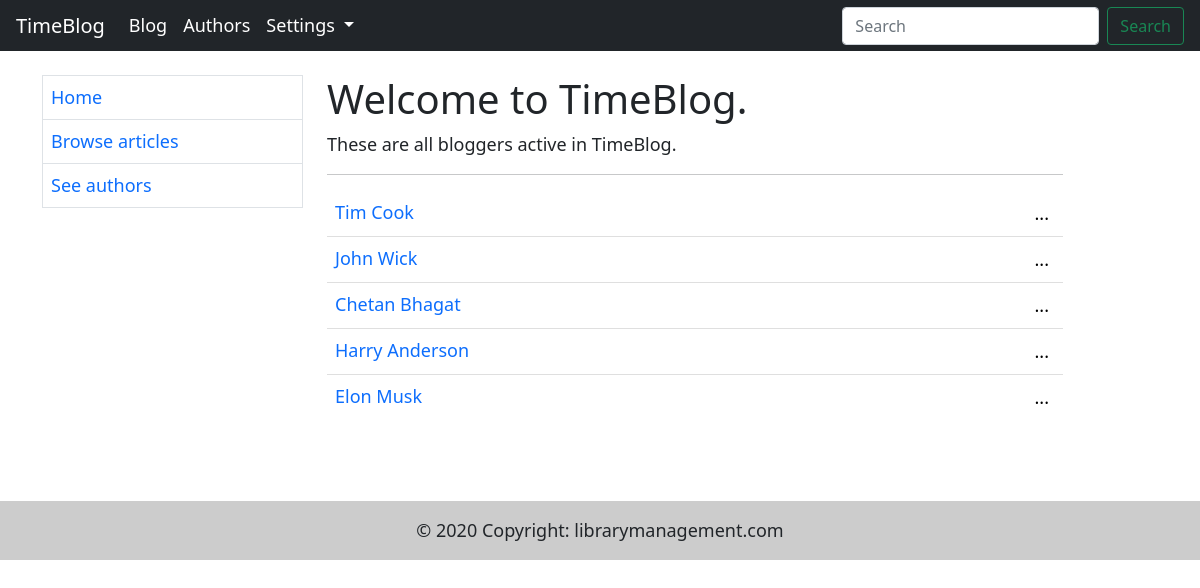
/blogs/authors/, run on an earlier commit of the app's database.
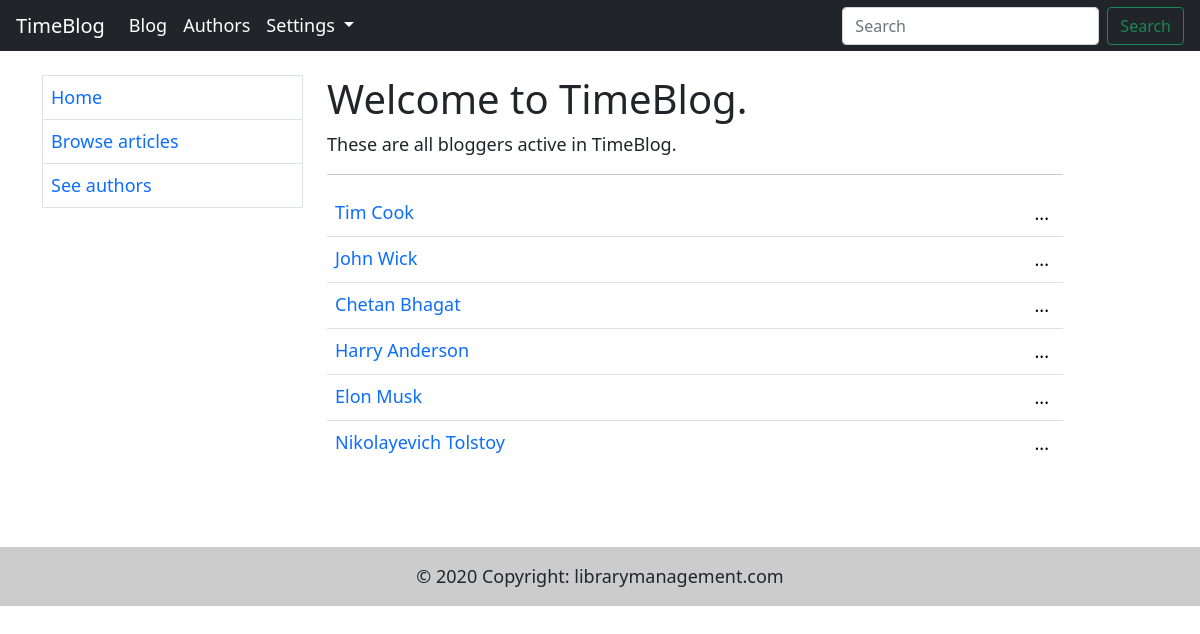
And on a later commit of the database.
### blog/models.py (models this page shows, shortened)
class Author(models.Model):
    first_name = models.CharField(max_length=100)
    last_name = models.CharField(max_length=100)
    bio = models.TextField(max_length=10000, blank=True)
    date_of_birth = models.DateField(null=True, blank=True)

### blog/views.py (the view)
# urls.py: path('authors/', views.AuthorListView.as_view(), name="authors"),
class AuthorListView(generic.ListView):
    model = Author
    template_name = 'blog/authors.html'
    context_object_name = 'authors'

### templates/blog/authors.html (shortened to what this page needs)
{% extends 'base.html' %}
{% block body %}
    <h1>Welcome to TimeBlog.</h1>
    <p class="vLargeTextField">These are all bloggers active in TimeBlog.</p>
    <hr>
    <ul class="list-group list-group-flush">
        {% for author in authors %}
            <li class="p-2 list-group-item">
                <a href="{% url 'author' author.pk %}"> {{ author.first_name }} {{ author.last_name }}</a>
                <div class="btn-group" style="float:right">
                    <button style="border: 0px; background-color: white" type="button" data-bs-toggle="dropdown"
                            aria-expanded="false">
                        ...
                    </button>
                </div>
            </li>
        {% endfor %}
    </ul>
{% endblock %}

What changed in the data, as far as the page shows it:
added Author: first_name "Nikolayevich", last_name "Tolstoy"
